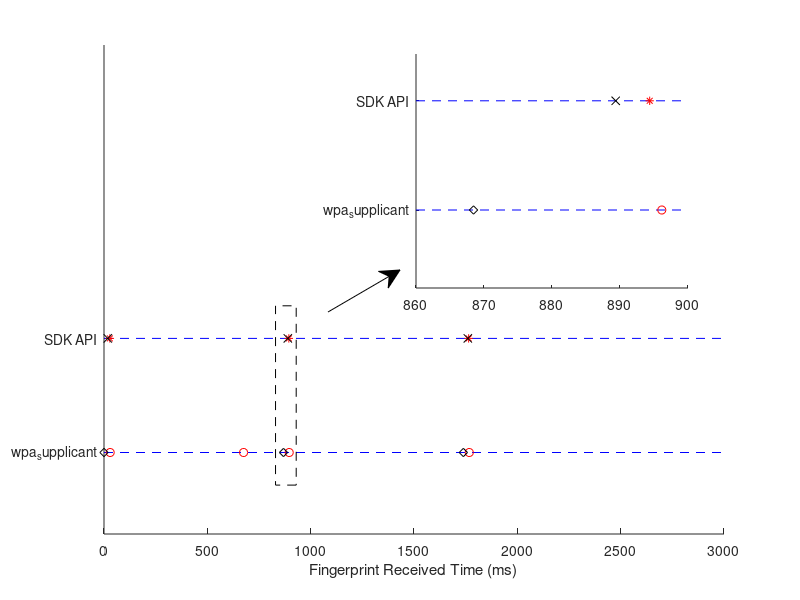

Here is the MATLAB script that generated this plot:
origin = 1367030518.134633; % wpa_receive(1)
wpa_start = [1367030518.164482,1367030518.809986,1367030519.030780,1367030519.902080]-origin;
wpa_receive = [1367030518.134633,1367030519.003092,1367030519.873438]-origin;
start = [1367030518163,1367030519029,1367030519899]-origin*1000;
receive = [1367030518153,1367030519024,1367030519895]-origin*1000;
wpa_start = wpa_start * 1000.0;
wpa_receive = wpa_receive * 1000.0;
figure;
hold on;
plot([0,3000],[1.2,1.2],'b--');
plot(start,1.2,'r*');
plot(receive,1.2,'kx');

plot([0,3000],[0.5,0.5],'b--');
plot(wpa_start,0.5,'ro');
plot(wpa_receive,0.5,'kd');
%rectangle('position',[0.35,0.2,0.024,0.297]);
rectangle('Position',[830,0.3,100,1.1],'linestyle','--')
annotation('arrow',[0.41 0.5],[0.48 0.55],'LineStyle','-');
set(gca,'xlim',[0,3000],'ylim',[0,3],'ytick',[0.5,1.2],'yticklabel',{'wpa_supplicant','SDK API'});
xlabel('Fingerprint Received Time (ms)');


small_axes = axes('position',[0.52,0.52,0.34,0.39]);
hold on;
plot([860,900],[1.2,1.2],'b--');
plot(start(2),1.2,'r*');
plot(receive(2),1.2,'kx');

plot([860,900],[0.5,0.5],'b--');
plot(wpa_start(3),0.5,'ro');
plot(wpa_receive(2),0.5,'kd');
set(gca,'xlim',[860,900],'ylim',[0,1.5],'ytick',[0.5,1.2],'yticklabel',{'wpa_supplicant','SDK API'});

